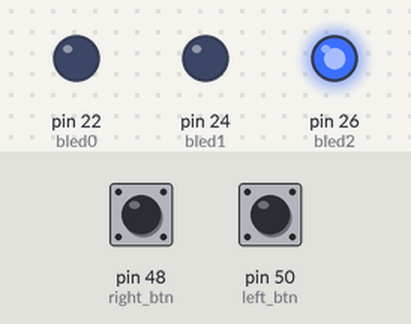
Bench run of a sketch on a simulated Arduino Mega 2560, built with avr-gcc and run on an emulated ATmega2560. On the bench: output pins drawn as LEDs (lit = HIGH). Inputs (shaded band) come from the test bench; at power-on: pin 48 (right_btn) HIGH, pin 50 (left_btn) HIGH.

Above: at 1.2 s.
1.3 s: pin 48 (right_btn) pulled LOW for 0.25 s
At 2.5 s:
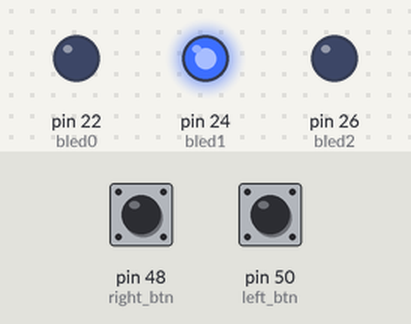
3.0 s: pin 48 (right_btn) pulled LOW for 1 s
At 3.7 s:
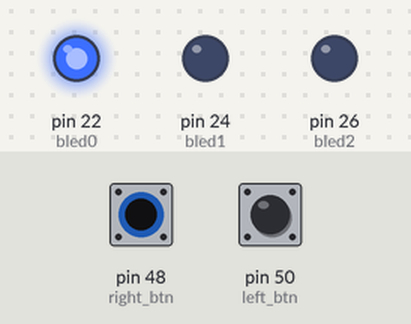
5.5 s: pin 50 (left_btn) pulled LOW for 0.25 s
At 6.8 s:
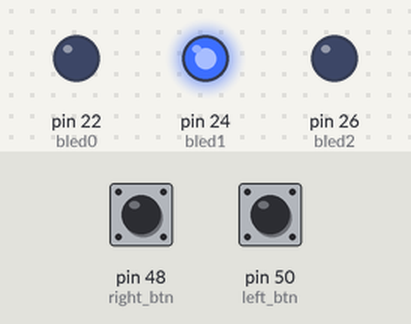
7.2 s: pin 50 (left_btn) pulled LOW for 1 s
At 8.1 s:
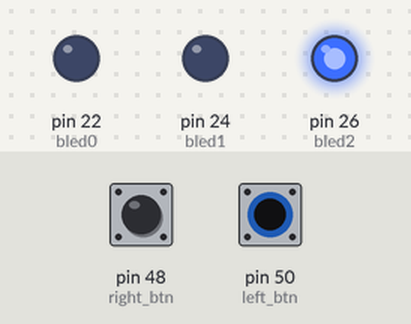
Timing chart, 0 to 10.2 s (numbered marks = the images above; inputs shaded):
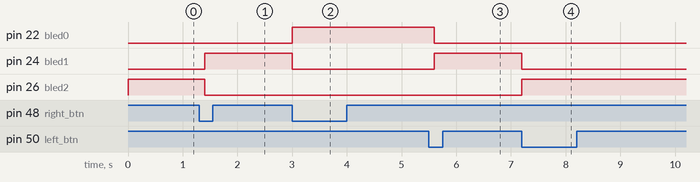

The sketch:

SelectSpice_SM.ino
```cpp
//Select Spice SM

//use buttons as arrow keys to select a spice (indicated by leds)

//connect to led pins (output to show which spice is selected)
const int bled2 = 26, bled1 = 24, bled0 = 22;
unsigned char spice = 0x04;

//connect to button (arrow key inputs)
const int right_btn = 48, left_btn = 50;

//period time
unsigned long period = 200;

//SelectSppice SM
enum SelectSpiceSM_states {SS_Start, SS_Wait, SS_Right, SS_Left} SS_state;

void SelectSpiceSM_Tick() {
  //get inputs
  bool right_btn_val = (digitalRead(right_btn) == LOW); //PULLUP BTN -> LOW = BTN PRESSED
  bool left_btn_val = (digitalRead(left_btn) == LOW); //PULLUP BTN -> LOW BTN_PRESSED
  //transition
  switch(SS_state) {
    case SS_Start:
      SS_state = SS_Wait;
      spice = 0x04;
      break;

    case SS_Wait:
      if(right_btn_val && !left_btn_val) {
        SS_state = SS_Right;

        if (spice > 0x01) {
          spice = spice >> 1;
        }
      }
      else if (!right_btn_val && left_btn_val) {
        SS_state = SS_Left;

        if (spice < 0x04) {
          spice = spice << 1;
        }
      }
      else {
        SS_state = SS_Wait;
      }
      break;

    case SS_Right:
      if (right_btn_val) {
        SS_state = SS_Right;
      }
      else {
        SS_state = SS_Wait;
      }
      break;

    case SS_Left:
      if (left_btn_val) {
        SS_state = SS_Left;
      }
      else {
        SS_state = SS_Wait;
      }
      break;

    default:
      SS_state = SS_Start;
      break;

  }

  //action
  switch(SS_state) {
    case SS_Wait:
      break;

    case SS_Right:
      break;

    case SS_Left:
      break;

    default:
      break;

  }

  if (spice == 0x04) {
    digitalWrite(bled2, HIGH);
    digitalWrite(bled1, LOW);
    digitalWrite(bled0, LOW);
  }
  else if (spice == 0x02) {
    digitalWrite(bled2, LOW);
    digitalWrite(bled1, HIGH);
    digitalWrite(bled0, LOW);
  }
  else if (spice == 0x01) {
    digitalWrite(bled2, LOW);
    digitalWrite(bled1, LOW);
    digitalWrite(bled0, HIGH);
  }
}


void setup() {
  // put your setup code here, to run once:

  //led outputs
  pinMode(bled2, OUTPUT);
  pinMode(bled1, OUTPUT);
  pinMode(bled0, OUTPUT);

  //btn inputs
  pinMode(right_btn, INPUT_PULLUP);
  pinMode(left_btn, INPUT_PULLUP);

  //initialize led outpus
  digitalWrite(bled2, HIGH);
  digitalWrite(bled1, LOW);
  digitalWrite(bled0, LOW);

  //Serial monitor - (for debugging)
  Serial.begin(9600);

  //initialze
   SS_state = SS_Start;
}


void loop() {
  // put your main code here, to run repeatedly:

  SelectSpiceSM_Tick();

  delay(period);
}
```

Measured:
- after the input at 1.3 s, pin 24 (bled1): LOW → HIGH after 0.10 s; pin 26 (bled2): HIGH → LOW after 0.10 s
- after the input at 3.0 s, pin 22 (bled0): LOW → HIGH at once; pin 24 (bled1): HIGH → LOW at once
- after the input at 5.5 s, pin 22 (bled0): HIGH → LOW after 0.10 s; pin 24 (bled1): LOW → HIGH after 0.10 s
- after the input at 7.2 s, pin 24 (bled1): HIGH → LOW at once; pin 26 (bled2): LOW → HIGH at once
